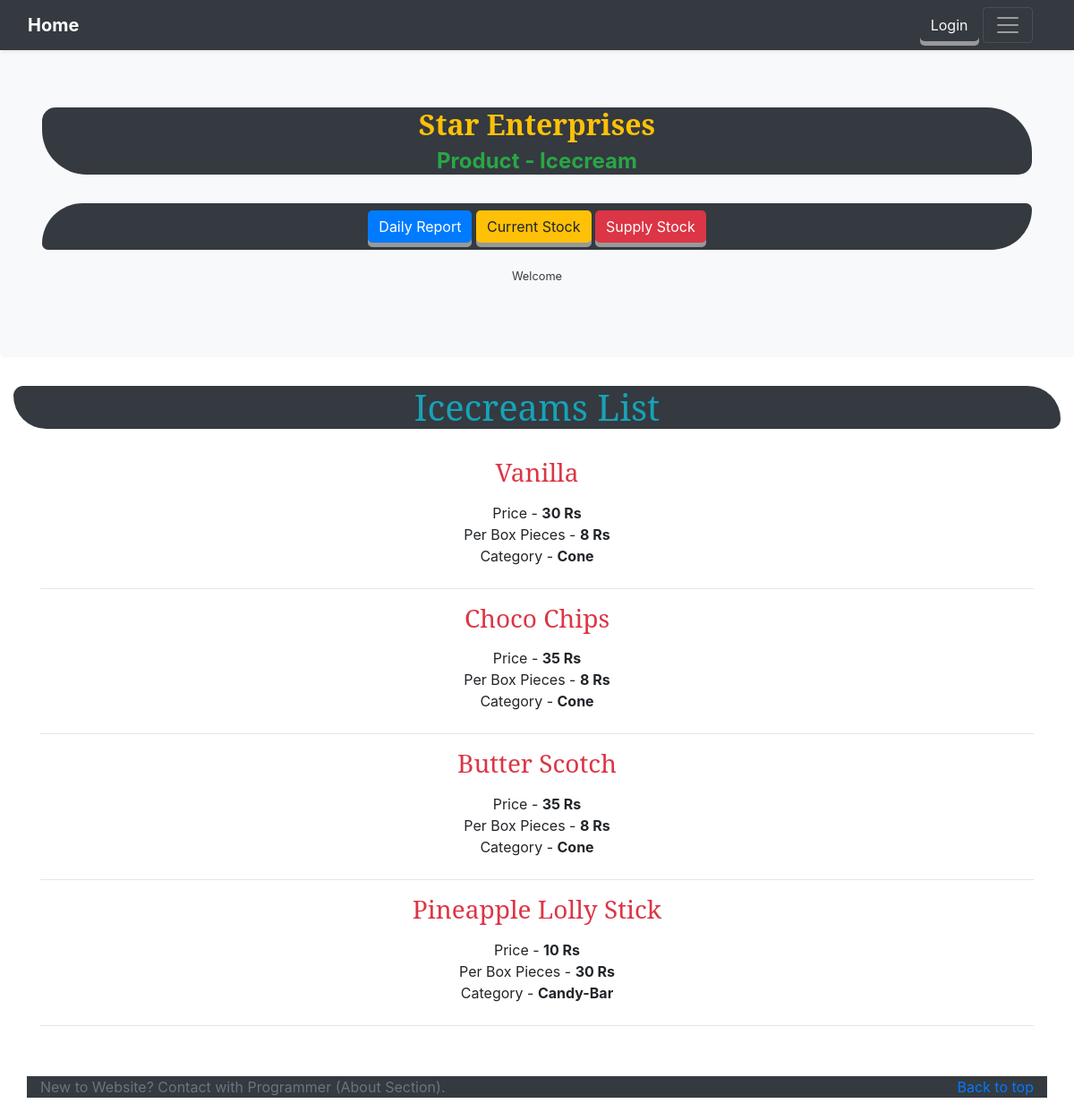
The app's page /icecream/ with its own data.
### stock_app/models.py (models this page shows, shortened)
class Icecream( models.Model ):
    CATEGORIES = (
                   ('Cup',  'Cup Type'),
                   ('Cone', 'Cone Type'),
                   ('Candy-Bar', 'Candy Bar Type'),
                   ('Choco-Bar', 'Choco Bar Type'),
                 )
    flavour_name    = models.CharField( max_length=30 )
    per_piece_price = models.PositiveSmallIntegerField()
    per_box_pieces  = models.PositiveSmallIntegerField()
    category        = models.CharField( choices=CATEGORIES, max_length=15 )

### stock_app/views.py (the view)
# urls.py: path('icecream/',         IcecreamListView.as_view(), name='icecream_list'),
class IcecreamListView( ListView ):
    model               = Icecream
    template_name       = 'icecream_list.html'
    context_object_name = 'icecream_list'

### stock_app/templates/icecream_list.html (shortened to what this page needs)
{% extends 'base_template.html' %}
{% block body_head %}
<h1 class='divBg text-info bg-dark'>Icecreams List</h1>
  <br>
  <div class='container table-responsive'>
    <table class='table table-striped'>
      {% if icecream_list %}
        {% for icecream in icecream_list reversed %}
            <h3 class="card-title pricing-card-title text-danger">
              {{ icecream.flavour_name }}
            </h3>
            <ul class="list-unstyled mt-3 mb-4">
              <li>Price - <b>{{ icecream.per_piece_price }} Rs</b></li>
              <li>Per Box Pieces - <b>{{ icecream.per_box_pieces }} Rs</b></li>
              <li>Category - <b>{{ icecream.category }}</b></li>
            </ul>
            <hr>
        {% endfor %}
      {% else %}
        <div class='container text-center'>
          <br><br><br>
            <h1 class='text-danger'>No Icecream Found</h1>
          <br><br><br>
        </div>
      {% endif %}
    </table>
  </div>
{% endblock body_head %}

### records on screen
Icecream: flavour_name "Vanilla", per_piece_price "30", per_box_pieces "8", category "Cone"
Icecream: flavour_name "Choco Chips", per_piece_price "35", per_box_pieces "8", category "Cone"
Icecream: flavour_name "Butter Scotch", per_piece_price "35", per_box_pieces "8", category "Cone"
Icecream: flavour_name "Pineapple Lolly Stick", per_piece_price "10", per_box_pieces "30", category "Candy-Bar"
